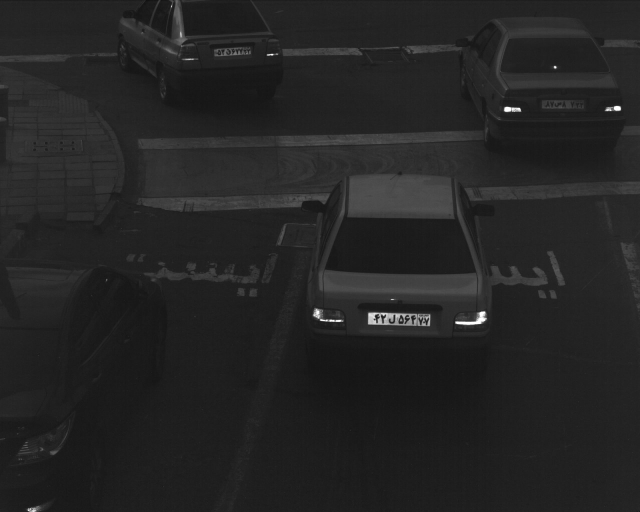
#> input picture testImage.jpg, 1280 x 1024 px (shown at 1/2 size)
$ python -i ConFindercopy.py   (imports and definitions only)
#> lines starting #> are read from the running program, lines starting #| are printed output that depends on the picture
#> further down, picture is the input picture: shape (1024, 1280, 3); min 15, max 255, mean 36.5
from multiprocessing import Process
from joblib import Parallel, delayed

import cv2
import copy
from matplotlib import pyplot as plt
import numpy as np
import imutils
import os
import time

def protot(img,path=0,path1=0,imgname=0):
#> called with path = 0, path1 = 0, imgname = 0
    t01 = time.time()
    saeed = []
    # plt.imshow(cv2.cvtColor(img, cv2.COLOR_BGR2RGB))
    # plt.show()
    # print("imageeedirectory",img)
    gray = cv2.cvtColor(img, cv2.COLOR_BGR2GRAY)
    print("CONTUR0.5 : ", time.time() - t01)
    img12 = copy.deepcopy(gray)
    print("CONTUR1 : ",time.time() - t01)
    for t in range(0,1):
        if t==0:
            edged = cv2.Canny(gray, 30, 100)  # Edge detection
            print("CONTUR1.3 : ", time.time() - t01)
            kernel = cv2.getStructuringElement(cv2.MORPH_RECT, (2, 2))
            print("CONTUR1.5 : ", time.time() - t01)
            edged = cv2.dilate(edged, kernel, iterations=1)
            print("CONTUR2 : ", time.time() - t01)

        # [17 lines of commented-out code are left out]

        keypoints = cv2.findContours(edged.copy(), cv2.RETR_TREE, cv2.CHAIN_APPROX_SIMPLE)
        print("CONTUR3.2 : ", time.time() - t01)
        contours = imutils.grab_contours(keypoints)
        print("CONTUR3.4 : ", time.time() - t01)
        # contours = sorted(contours, key=cv2.contourArea, reverse=True)[:10]
        contours = sorted(contours, key=cv2.contourArea, reverse=True)[0:20]
        # cv2.drawContours(img, contours, -1, (0, 255, 0), 3)
        # plt.imshow(cv2.cvtColor(img, cv2.COLOR_BGR2RGB))
        # plt.show()
        print("CONTUR4 : ", time.time() - t01)
        print(type(contours),len(contours))
        # [19 lines of commented-out code are left out]
        print("TEDAD HAIE CONTOR",len(contours))
        for contour in contours:
            # approx = cv2.approxPolyDP(contour, 10,True)
            x,y,w,h = cv2.boundingRect(contour)
            area = w*h

            if 27000> area >1000 and 2.8<= w/h <5.2:
                if w/h < 4.77:
                    cropped_image = img12[y:y + h, x-7:x + int(5*h)]
                    saeed.append([x,y,w,h,cropped_image])
                else:
                    cropped_image = img12[y:y + h, x:x + w]
                    saeed.append([x,y,w,h,cropped_image])

        print("CONTUR5 : ", time.time() - t01)
#> this loop made 1 pass
#| <class 'list'> 20
#| TEDAD HAIE CONTOR 20
#> pass 1, in protot, `edged = cv2.Canny(gray, 30, 100)`:
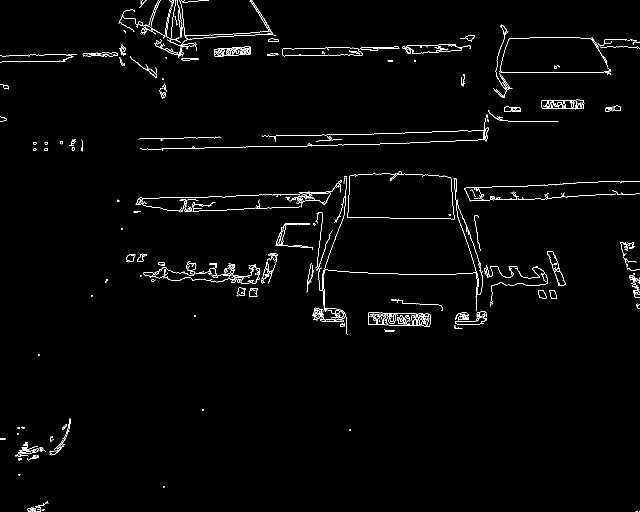
#> edged: shape (1024, 1280) (shown at 1/2 size); 1.6% white in thin lines or dots
#> pass 1, in protot, `edged = cv2.dilate(edged, kernel, iterations=1)`:
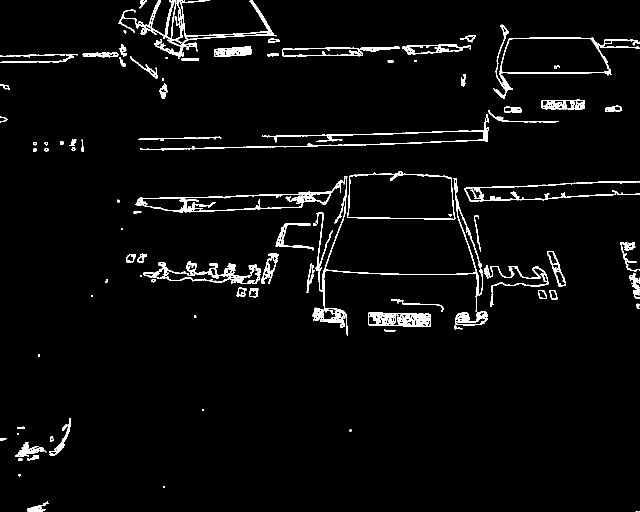
#> edged: shape (1024, 1280) (shown at 1/2 size); 3.4% white in thin lines or dots
#> after the loop, saeed = 5 items

    ko = []
    han = []

    for i in range(0,len(saeed)):
        if saeed[i] == 0:
            continue
        print("jan fadaee",saeed[i][0])
        if i in ko:
            continue
        if i in han:
            continue
        max1 = 0
        adad = i
        for j in range(i+1,len(saeed)):
            if saeed[j] == 0:
                continue
            if j in ko:
                continue
            if j in han:
                continue
            # [6 lines of commented-out code are left out]
            if (saeed[i][0]-saeed[j][0])**2 + (saeed[i][1]-saeed[j][1])**2 < 10000:
                if saeed[j][2] * saeed[j][3]  > saeed[i][2] * saeed[i][3] and saeed[j][2] * saeed[j][3] > max1 :
                    max1 = saeed[j][2] * saeed[j][3]
                    adad = j
                else:
                    ko.append(j)
            # print(ko,han)
        #     print("-------------")
        # print("-><><><><><><><>--")
        han.append(adad)
#> this loop made 5 passes
#| jan fadaee 1002
#| jan fadaee 736
#| jan fadaee 1083
#| jan fadaee 329
#| jan fadaee 428
#> after the loop, han = [0, 1, 2, 3, 4]; ko = []
    print("CONTUR5.3 : ", time.time() - t01)
    print(han)
#| [0, 1, 2, 3, 4]
    outputlist = []
    for i in han:
        outputlist.append(saeed[i][4])
#> after the loop, outputlist = 5 items
    return outputlist

>>> import cv2
>>> picture = cv2.imread('../testImage.jpg')
>>> result = protot(picture)
#> result = 5 items
